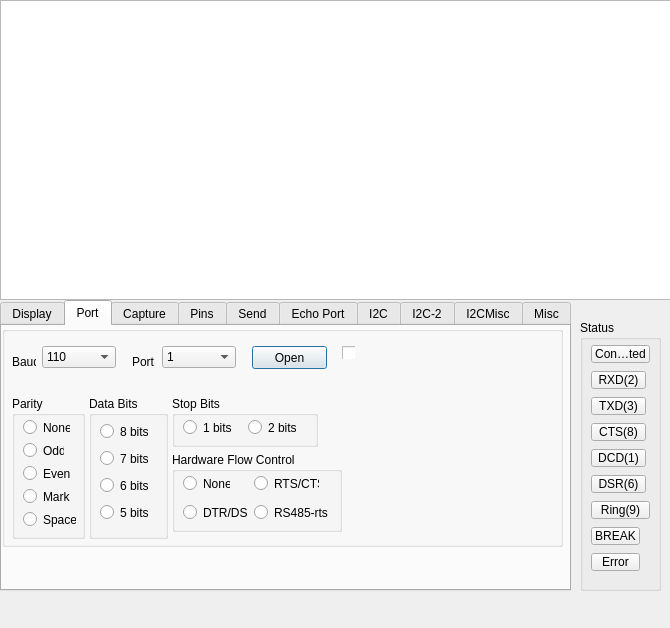
<?xml version="1.0" encoding="UTF-8"?>
<ui version="4.0">
 <class>Dialog</class>
 <widget class="QDialog" name="Dialog">
  <property name="geometry">
   <rect>
    <x>0</x>
    <y>0</y>
    <width>670</width>
    <height>628</height>
   </rect>
  </property>
  <property name="windowTitle">
   <string>Dialog</string>
  </property>
  <widget class="QTextEdit" name="textEdit">
   <property name="geometry">
    <rect>
     <x>0</x>
     <y>0</y>
     <width>800</width>
     <height>300</height>
    </rect>
   </property>
  </widget>
  <widget class="QTabWidget" name="tabWidget">
   <property name="geometry">
    <rect>
     <x>0</x>
     <y>300</y>
     <width>571</width>
     <height>291</height>
    </rect>
   </property>
   <property name="currentIndex">
    <number>1</number>
   </property>
   <widget class="QWidget" name="displayTab">
    <attribute name="title">
     <string>Display</string>
    </attribute>
    <widget class="QGroupBox" name="displayAsGroupBox">
     <property name="geometry">
      <rect>
       <x>0</x>
       <y>0</y>
       <width>131</width>
       <height>271</height>
      </rect>
     </property>
     <property name="title">
      <string>Display As</string>
     </property>
     <widget class="QRadioButton" name="AsciiRadioButton">
      <property name="geometry">
       <rect>
        <x>11</x>
        <y>23</y>
        <width>53</width>
        <height>16</height>
       </rect>
      </property>
      <property name="text">
       <string>Ascii</string>
      </property>
     </widget>
     <widget class="QRadioButton" name="AnsiRadioButton">
      <property name="geometry">
       <rect>
        <x>11</x>
        <y>40</y>
        <width>47</width>
        <height>16</height>
       </rect>
      </property>
      <property name="text">
       <string>Ansi</string>
      </property>
     </widget>
     <widget class="QRadioButton" name="radioButton_4">
      <property name="geometry">
       <rect>
        <x>11</x>
        <y>58</y>
        <width>83</width>
        <height>16</height>
       </rect>
      </property>
      <property name="text">
       <string>Hex(Space)</string>
      </property>
     </widget>
     <widget class="QRadioButton" name="radioButton_3">
      <property name="geometry">
       <rect>
        <x>11</x>
        <y>75</y>
        <width>89</width>
        <height>16</height>
       </rect>
      </property>
      <property name="text">
       <string>Hex + Ascii</string>
      </property>
     </widget>
     <widget class="QRadioButton" name="radioButton_6">
      <property name="geometry">
       <rect>
        <x>11</x>
        <y>92</y>
        <width>53</width>
        <height>16</height>
       </rect>
      </property>
      <property name="text">
       <string>uint8</string>
      </property>
     </widget>
     <widget class="QRadioButton" name="radioButton_5">
      <property name="geometry">
       <rect>
        <x>11</x>
        <y>110</y>
        <width>47</width>
        <height>16</height>
       </rect>
      </property>
      <property name="text">
       <string>int8</string>
      </property>
     </widget>
     <widget class="QRadioButton" name="radioButton_8">
      <property name="geometry">
       <rect>
        <x>11</x>
        <y>127</y>
        <width>41</width>
        <height>16</height>
       </rect>
      </property>
      <property name="text">
       <string>Hex</string>
      </property>
     </widget>
     <widget class="QRadioButton" name="radioButton_7">
      <property name="geometry">
       <rect>
        <x>11</x>
        <y>144</y>
        <width>53</width>
        <height>16</height>
       </rect>
      </property>
      <property name="text">
       <string>int16</string>
      </property>
     </widget>
     <widget class="QRadioButton" name="radioButton_9">
      <property name="geometry">
       <rect>
        <x>11</x>
        <y>162</y>
        <width>59</width>
        <height>16</height>
       </rect>
      </property>
      <property name="text">
       <string>uint16</string>
      </property>
     </widget>
     <widget class="QRadioButton" name="AsciiXRadioButton">
      <property name="geometry">
       <rect>
        <x>11</x>
        <y>179</y>
        <width>53</width>
        <height>16</height>
       </rect>
      </property>
      <property name="text">
       <string>Ascii</string>
      </property>
     </widget>
     <widget class="QRadioButton" name="radioButton_12">
      <property name="geometry">
       <rect>
        <x>11</x>
        <y>196</y>
        <width>59</width>
        <height>16</height>
       </rect>
      </property>
      <property name="text">
       <string>Binary</string>
      </property>
     </widget>
     <widget class="QRadioButton" name="radioButton_14">
      <property name="geometry">
       <rect>
        <x>11</x>
        <y>214</y>
        <width>59</width>
        <height>16</height>
       </rect>
      </property>
      <property name="text">
       <string>Nibble</string>
      </property>
     </widget>
     <widget class="QRadioButton" name="radioButton_13">
      <property name="geometry">
       <rect>
        <x>11</x>
        <y>231</y>
        <width>59</width>
        <height>16</height>
       </rect>
      </property>
      <property name="text">
       <string>Flaot4</string>
      </property>
     </widget>
     <widget class="QRadioButton" name="radioButton_11">
      <property name="geometry">
       <rect>
        <x>11</x>
        <y>248</y>
        <width>65</width>
        <height>16</height>
       </rect>
      </property>
      <property name="text">
       <string>Hex CSV</string>
      </property>
     </widget>
     <widget class="QCheckBox" name="displayAsCheckBox">
      <property name="geometry">
       <rect>
        <x>106</x>
        <y>23</y>
        <width>16</width>
        <height>16</height>
       </rect>
      </property>
      <property name="toolTip">
       <string>Clear Terminal When Display Changes</string>
      </property>
      <property name="text">
       <string/>
      </property>
     </widget>
    </widget>
   </widget>
   <widget class="QWidget" name="portTab">
    <attribute name="title">
     <string>Port</string>
    </attribute>
    <widget class="QGroupBox" name="portGroupBox">
     <property name="geometry">
      <rect>
       <x>0</x>
       <y>0</y>
       <width>561</width>
       <height>221</height>
      </rect>
     </property>
     <property name="title">
      <string/>
     </property>
     <widget class="QLabel" name="baudLabel">
      <property name="geometry">
       <rect>
        <x>10</x>
        <y>30</y>
        <width>24</width>
        <height>12</height>
       </rect>
      </property>
      <property name="text">
       <string>Baud</string>
      </property>
     </widget>
     <widget class="QComboBox" name="baudComboBox">
      <property name="geometry">
       <rect>
        <x>40</x>
        <y>20</y>
        <width>74</width>
        <height>22</height>
       </rect>
      </property>
      <item>
       <property name="text">
        <string>110</string>
       </property>
      </item>
      <item>
       <property name="text">
        <string>300</string>
       </property>
      </item>
      <item>
       <property name="text">
        <string>1200</string>
       </property>
      </item>
      <item>
       <property name="text">
        <string>2400</string>
       </property>
      </item>
      <item>
       <property name="text">
        <string>4800</string>
       </property>
      </item>
      <item>
       <property name="text">
        <string>9600</string>
       </property>
      </item>
      <item>
       <property name="text">
        <string>19200</string>
       </property>
      </item>
      <item>
       <property name="text">
        <string>38400</string>
       </property>
      </item>
      <item>
       <property name="text">
        <string>57600</string>
       </property>
      </item>
      <item>
       <property name="text">
        <string>115200</string>
       </property>
      </item>
     </widget>
     <widget class="QComboBox" name="portComboBox">
      <property name="geometry">
       <rect>
        <x>160</x>
        <y>20</y>
        <width>74</width>
        <height>22</height>
       </rect>
      </property>
      <item>
       <property name="text">
        <string>1</string>
       </property>
      </item>
      <item>
       <property name="text">
        <string>2</string>
       </property>
      </item>
      <item>
       <property name="text">
        <string>3</string>
       </property>
      </item>
      <item>
       <property name="text">
        <string>4</string>
       </property>
      </item>
      <item>
       <property name="text">
        <string>5</string>
       </property>
      </item>
      <item>
       <property name="text">
        <string>6</string>
       </property>
      </item>
      <item>
       <property name="text">
        <string>7</string>
       </property>
      </item>
      <item>
       <property name="text">
        <string>8</string>
       </property>
      </item>
      <item>
       <property name="text">
        <string>9</string>
       </property>
      </item>
     </widget>
     <widget class="QLabel" name="portLabel">
      <property name="geometry">
       <rect>
        <x>130</x>
        <y>30</y>
        <width>24</width>
        <height>12</height>
       </rect>
      </property>
      <property name="text">
       <string>Port</string>
      </property>
     </widget>
     <widget class="QPushButton" name="pushButton">
      <property name="geometry">
       <rect>
        <x>250</x>
        <y>20</y>
        <width>75</width>
        <height>23</height>
       </rect>
      </property>
      <property name="text">
       <string>Open</string>
      </property>
     </widget>
     <widget class="QCheckBox" name="portCheckBox">
      <property name="geometry">
       <rect>
        <x>340</x>
        <y>20</y>
        <width>13</width>
        <height>13</height>
       </rect>
      </property>
      <property name="text">
       <string/>
      </property>
     </widget>
     <widget class="QGroupBox" name="parityGroupBox">
      <property name="geometry">
       <rect>
        <x>10</x>
        <y>70</y>
        <width>73</width>
        <height>143</height>
       </rect>
      </property>
      <property name="title">
       <string>Parity</string>
      </property>
      <widget class="QRadioButton" name="parityNoneRadioButton_2">
       <property name="geometry">
        <rect>
         <x>11</x>
         <y>23</y>
         <width>47</width>
         <height>17</height>
        </rect>
       </property>
       <property name="text">
        <string>None</string>
       </property>
      </widget>
      <widget class="QRadioButton" name="parityOddRadioButton">
       <property name="geometry">
        <rect>
         <x>11</x>
         <y>46</y>
         <width>41</width>
         <height>17</height>
        </rect>
       </property>
       <property name="text">
        <string>Odd</string>
       </property>
      </widget>
      <widget class="QRadioButton" name="parityEvenRadioButton">
       <property name="geometry">
        <rect>
         <x>11</x>
         <y>69</y>
         <width>47</width>
         <height>17</height>
        </rect>
       </property>
       <property name="text">
        <string>Even</string>
       </property>
      </widget>
      <widget class="QRadioButton" name="parityMarkRadioButton">
       <property name="geometry">
        <rect>
         <x>11</x>
         <y>92</y>
         <width>47</width>
         <height>17</height>
        </rect>
       </property>
       <property name="text">
        <string>Mark</string>
       </property>
      </widget>
      <widget class="QRadioButton" name="paritySpaceRadioButton">
       <property name="geometry">
        <rect>
         <x>11</x>
         <y>115</y>
         <width>53</width>
         <height>17</height>
        </rect>
       </property>
       <property name="text">
        <string>Space</string>
       </property>
      </widget>
     </widget>
     <widget class="QGroupBox" name="dataBitsGroupBox">
      <property name="geometry">
       <rect>
        <x>87</x>
        <y>70</y>
        <width>79</width>
        <height>143</height>
       </rect>
      </property>
      <property name="title">
       <string>Data Bits</string>
      </property>
      <widget class="QRadioButton" name="dataBits8RadioButton">
       <property name="geometry">
        <rect>
         <x>11</x>
         <y>27</y>
         <width>55</width>
         <height>17</height>
        </rect>
       </property>
       <property name="text">
        <string>8 bits</string>
       </property>
      </widget>
      <widget class="QRadioButton" name="dataBits7RadioButton">
       <property name="geometry">
        <rect>
         <x>11</x>
         <y>54</y>
         <width>55</width>
         <height>17</height>
        </rect>
       </property>
       <property name="text">
        <string>7 bits</string>
       </property>
      </widget>
      <widget class="QRadioButton" name="dataBits6RadioButton">
       <property name="geometry">
        <rect>
         <x>11</x>
         <y>81</y>
         <width>55</width>
         <height>17</height>
        </rect>
       </property>
       <property name="text">
        <string>6 bits</string>
       </property>
      </widget>
      <widget class="QRadioButton" name="dataBits5RadioButton">
       <property name="geometry">
        <rect>
         <x>11</x>
         <y>108</y>
         <width>55</width>
         <height>17</height>
        </rect>
       </property>
       <property name="text">
        <string>5 bits</string>
       </property>
      </widget>
     </widget>
     <widget class="QGroupBox" name="hwFlowCtrlGroupBox">
      <property name="geometry">
       <rect>
        <x>170</x>
        <y>126</y>
        <width>170</width>
        <height>80</height>
       </rect>
      </property>
      <property name="title">
       <string>Hardware Flow Control</string>
      </property>
      <widget class="QRadioButton" name="radioButton_27">
       <property name="geometry">
        <rect>
         <x>11</x>
         <y>23</y>
         <width>47</width>
         <height>17</height>
        </rect>
       </property>
       <property name="text">
        <string>None</string>
       </property>
      </widget>
      <widget class="QRadioButton" name="radioButton_29">
       <property name="geometry">
        <rect>
         <x>11</x>
         <y>52</y>
         <width>65</width>
         <height>17</height>
        </rect>
       </property>
       <property name="text">
        <string>DTR/DSR</string>
       </property>
      </widget>
      <widget class="QRadioButton" name="radioButton_28">
       <property name="geometry">
        <rect>
         <x>82</x>
         <y>23</y>
         <width>65</width>
         <height>17</height>
        </rect>
       </property>
       <property name="text">
        <string>RTS/CTS</string>
       </property>
      </widget>
      <widget class="QRadioButton" name="radioButton_30">
       <property name="geometry">
        <rect>
         <x>82</x>
         <y>52</y>
         <width>77</width>
         <height>17</height>
        </rect>
       </property>
       <property name="text">
        <string>RS485-rts</string>
       </property>
      </widget>
     </widget>
     <widget class="QGroupBox" name="stopBitsGroupBox">
      <property name="geometry">
       <rect>
        <x>170</x>
        <y>70</y>
        <width>146</width>
        <height>51</height>
       </rect>
      </property>
      <property name="title">
       <string>Stop Bits</string>
      </property>
      <widget class="QRadioButton" name="radioButton_26">
       <property name="geometry">
        <rect>
         <x>11</x>
         <y>23</y>
         <width>59</width>
         <height>17</height>
        </rect>
       </property>
       <property name="text">
        <string>1 bits</string>
       </property>
      </widget>
      <widget class="QRadioButton" name="radioButton_25">
       <property name="geometry">
        <rect>
         <x>76</x>
         <y>23</y>
         <width>59</width>
         <height>17</height>
        </rect>
       </property>
       <property name="text">
        <string>2 bits</string>
       </property>
      </widget>
     </widget>
    </widget>
   </widget>
   <widget class="QWidget" name="tab_3">
    <attribute name="title">
     <string>Capture</string>
    </attribute>
   </widget>
   <widget class="QWidget" name="tab_4">
    <attribute name="title">
     <string>Pins</string>
    </attribute>
   </widget>
   <widget class="QWidget" name="tab_5">
    <attribute name="title">
     <string>Send</string>
    </attribute>
   </widget>
   <widget class="QWidget" name="tab_6">
    <attribute name="title">
     <string>Echo Port</string>
    </attribute>
   </widget>
   <widget class="QWidget" name="tab_7">
    <attribute name="title">
     <string>I2C</string>
    </attribute>
   </widget>
   <widget class="QWidget" name="tab_8">
    <attribute name="title">
     <string>I2C-2</string>
    </attribute>
   </widget>
   <widget class="QWidget" name="tab_9">
    <attribute name="title">
     <string>I2CMisc</string>
    </attribute>
   </widget>
   <widget class="QWidget" name="tab_10">
    <attribute name="title">
     <string>Misc</string>
    </attribute>
   </widget>
  </widget>
  <widget class="QWidget" name="widget" native="true">
   <property name="geometry">
    <rect>
     <x>0</x>
     <y>600</y>
     <width>800</width>
     <height>32</height>
    </rect>
   </property>
  </widget>
  <widget class="QGroupBox" name="statusGroupBox">
   <property name="geometry">
    <rect>
     <x>580</x>
     <y>320</y>
     <width>81</width>
     <height>271</height>
    </rect>
   </property>
   <property name="title">
    <string>Status</string>
   </property>
   <widget class="QToolButton" name="toolButton_2">
    <property name="geometry">
     <rect>
      <x>11</x>
      <y>25</y>
      <width>59</width>
      <height>18</height>
     </rect>
    </property>
    <property name="text">
     <string>Connected</string>
    </property>
   </widget>
   <widget class="QToolButton" name="toolButton_3">
    <property name="geometry">
     <rect>
      <x>11</x>
      <y>51</y>
      <width>55</width>
      <height>18</height>
     </rect>
    </property>
    <property name="text">
     <string>RXD(2)</string>
    </property>
   </widget>
   <widget class="QToolButton" name="toolButton_4">
    <property name="geometry">
     <rect>
      <x>11</x>
      <y>77</y>
      <width>55</width>
      <height>18</height>
     </rect>
    </property>
    <property name="text">
     <string>TXD(3)</string>
    </property>
   </widget>
   <widget class="QToolButton" name="toolButton_6">
    <property name="geometry">
     <rect>
      <x>11</x>
      <y>103</y>
      <width>55</width>
      <height>18</height>
     </rect>
    </property>
    <property name="text">
     <string>CTS(8)</string>
    </property>
   </widget>
   <widget class="QToolButton" name="toolButton_5">
    <property name="geometry">
     <rect>
      <x>11</x>
      <y>129</y>
      <width>55</width>
      <height>18</height>
     </rect>
    </property>
    <property name="text">
     <string>DCD(1)</string>
    </property>
   </widget>
   <widget class="QToolButton" name="toolButton_7">
    <property name="geometry">
     <rect>
      <x>11</x>
      <y>155</y>
      <width>55</width>
      <height>18</height>
     </rect>
    </property>
    <property name="text">
     <string>DSR(6)</string>
    </property>
   </widget>
   <widget class="QToolButton" name="toolButton_8">
    <property name="geometry">
     <rect>
      <x>11</x>
      <y>181</y>
      <width>59</width>
      <height>18</height>
     </rect>
    </property>
    <property name="text">
     <string>Ring(9)</string>
    </property>
   </widget>
   <widget class="QToolButton" name="toolButton_9">
    <property name="geometry">
     <rect>
      <x>11</x>
      <y>207</y>
      <width>49</width>
      <height>18</height>
     </rect>
    </property>
    <property name="text">
     <string>BREAK</string>
    </property>
   </widget>
   <widget class="QToolButton" name="toolButton_10">
    <property name="geometry">
     <rect>
      <x>11</x>
      <y>233</y>
      <width>49</width>
      <height>18</height>
     </rect>
    </property>
    <property name="text">
     <string>Error</string>
    </property>
   </widget>
  </widget>
  <zorder>tabWidget</zorder>
  <zorder>textEdit</zorder>
  <zorder>widget</zorder>
  <zorder>statusGroupBox</zorder>
 </widget>
 <resources/>
 <connections/>
</ui>
